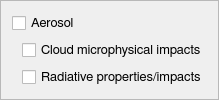
                   <widget class="QFrame" name="frame_5">
                    <property name="frameShape">
                     <enum>QFrame::StyledPanel</enum>
                    </property>
                    <property name="frameShadow">
                     <enum>QFrame::Raised</enum>
                    </property>
                    <layout class="QVBoxLayout" name="verticalLayout_5">
                     <item>
                      <widget class="QCheckBox" name="aerosolCheck">
                       <property name="font">
                        <font>
                         <family>FreeSans</family>
                         <pointsize>10</pointsize>
                         <weight>50</weight>
                         <bold>false</bold>
                         <stylestrategy>PreferAntialias</stylestrategy>
                         <kerning>true</kerning>
                        </font>
                       </property>
                       <property name="text">
                        <string>Aerosol</string>
                       </property>
                      </widget>
                     </item>
                     <item>
                      <layout class="QHBoxLayout" name="horizontalLayout">
                       <item>
                        <spacer name="horizontalSpacer">
                         <property name="orientation">
                          <enum>Qt::Horizontal</enum>
                         </property>
                         <property name="sizeType">
                          <enum>QSizePolicy::Fixed</enum>
                         </property>
                         <property name="sizeHint" stdset="0">
                          <size>
                           <width>10</width>
                           <height>20</height>
                          </size>
                         </property>
                        </spacer>
                       </item>
                       <item>
                        <widget class="QCheckBox" name="aerosolMicrophysicalCheck">
                         <property name="font">
                          <font>
                           <family>FreeSans</family>
                           <pointsize>10</pointsize>
                           <weight>50</weight>
                           <bold>false</bold>
                           <stylestrategy>PreferAntialias</stylestrategy>
                           <kerning>true</kerning>
                          </font>
                         </property>
                         <property name="text">
                          <string>Cloud microphysical impacts</string>
                         </property>
                        </widget>
                       </item>
                      </layout>
                     </item>
                     <item>
                      <layout class="QHBoxLayout" name="horizontalLayout_2">
                       <item>
                        <spacer name="horizontalSpacer_2">
                         <property name="orientation">
                          <enum>Qt::Horizontal</enum>
                         </property>
                         <property name="sizeType">
                          <enum>QSizePolicy::Fixed</enum>
                         </property>
                         <property name="sizeHint" stdset="0">
                          <size>
                           <width>10</width>
                           <height>20</height>
                          </size>
                         </property>
                        </spacer>
                       </item>
                       <item>
                        <widget class="QCheckBox" name="aerosolRadiativeCheck">
                         <property name="font">
                          <font>
                           <family>FreeSans</family>
                           <pointsize>10</pointsize>
                           <weight>50</weight>
                           <bold>false</bold>
                           <stylestrategy>PreferAntialias</stylestrategy>
                           <kerning>true</kerning>
                          </font>
                         </property>
                         <property name="text">
                          <string>Radiative properties/impacts</string>
                         </property>
                        </widget>
                       </item>
                      </layout>
                     </item>
                    </layout>
                   </widget>
